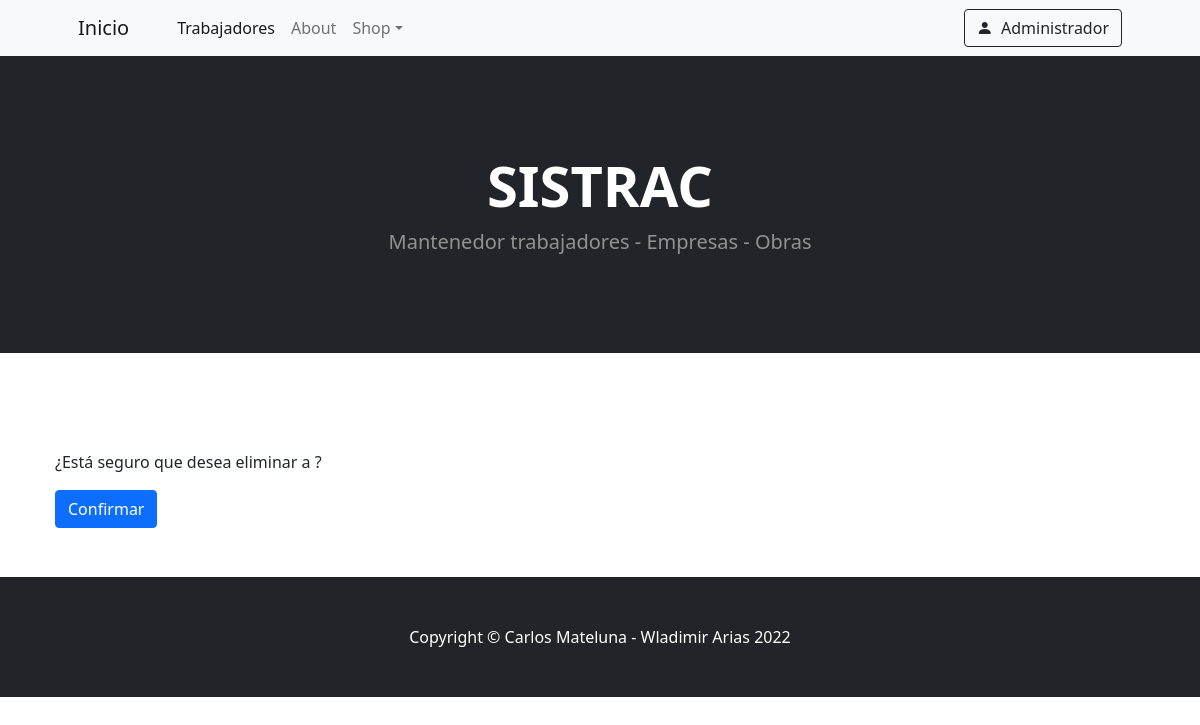
The app's page /app/confirm_eliminar_trabajador/3 (signed in), older data.
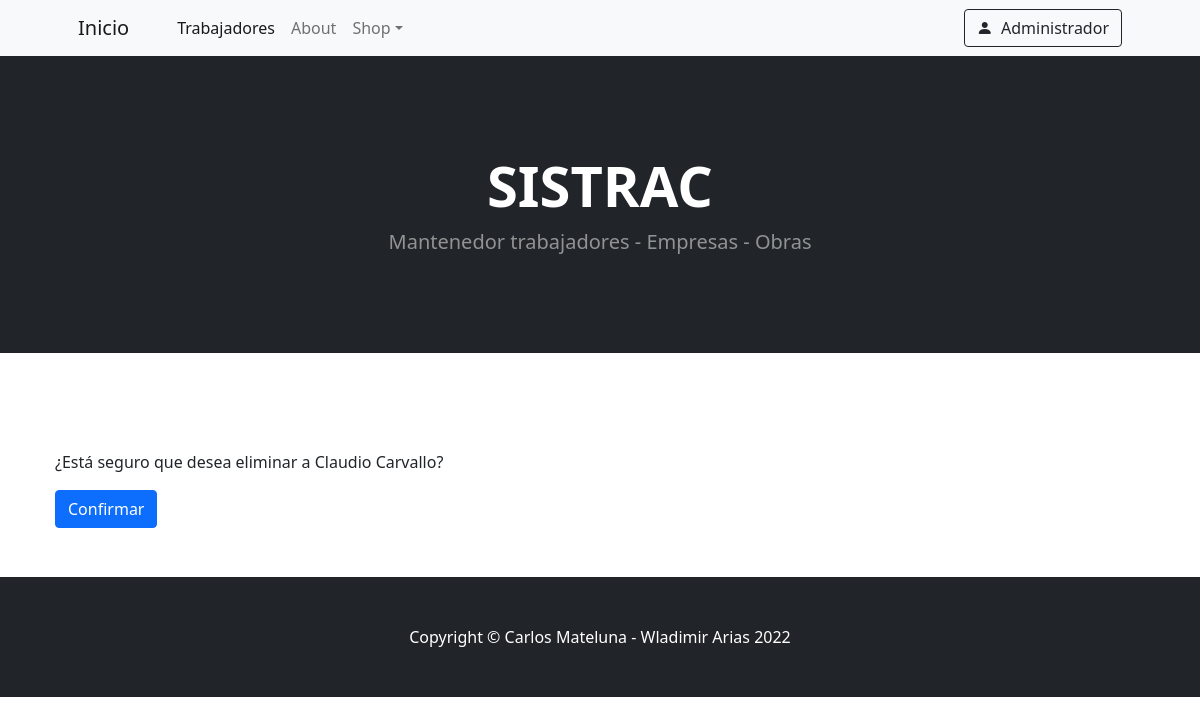
The same page, newer data.
### app/models.py (models this page shows, shortened)
class Trabajadores(models.Model):
    run = models.IntegerField()
    nombre = models.CharField(max_length=250)
    apellido = models.CharField(max_length=250)
    edad = models.IntegerField()
    email = models.EmailField()
    cargo = models.CharField(max_length=100)
    imagen_cargo = models.ImageField(upload_to="trabajadores", null=True, blank=True)
    user = models.ForeignKey(User, on_delete=models.CASCADE)

### app/views.py (the view)
# urls.py: path("confirm_eliminar_trabajador/<id>", confirmar_eliminar_trabajador, name="app-confirm-eliminar-trabajador"),
def confirmar_eliminar_trabajador(request, id):
    trabajador_model = Trabajadores.objects.filter(id=id).order_by("-id")
    if len(trabajador_model) > 0:
        trabajador = trabajador_model[0]
    else:
        trabajador = ""
    return render(request, "app/confirm_eliminar_trabajador.html", {"trabajador": trabajador})

### app/templates/app/confirm_eliminar_trabajador.html
{% extends 'app/base.html' %} {% block contenido %}
<table>
    <tr>
        <td>
            <p>¿Está seguro que desea eliminar a {{ trabajador.nombre }} {{ trabajador.apellido }}?</p>
            <a class="btn btn-primary" href="{% url 'app-eliminar-trabajador' trabajador.id %}" role="button">Confirmar</a>
        </td>
    </tr>
</table>
{% endblock %}

Row changes from the older to the newer data that the page shows:
added Trabajadores: nombre "Claudio", apellido "Carvallo"
